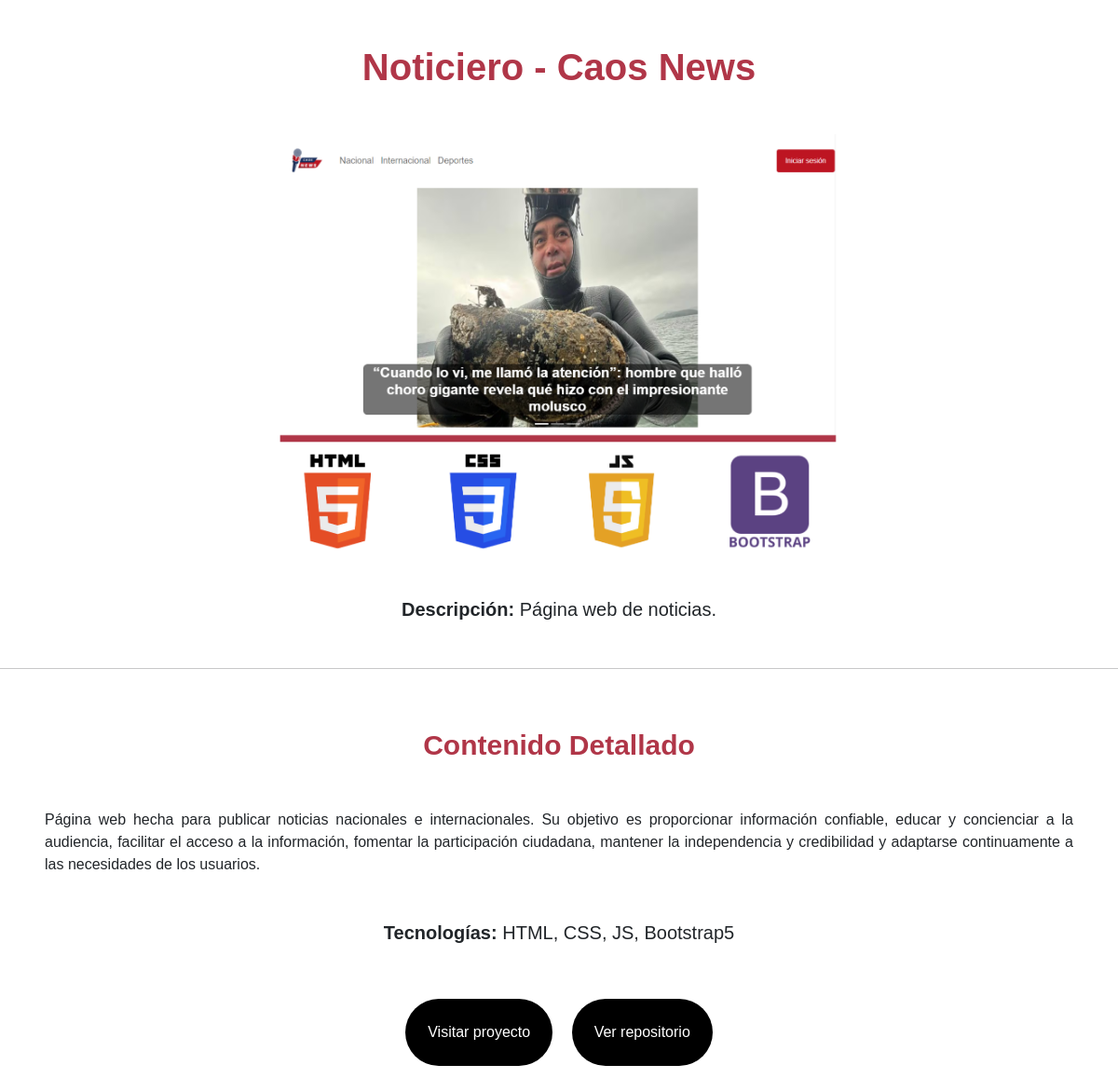
Screenshot of /proyecto/1/ with the database file from the repository.
### myportfolio/models.py (models this page shows, shortened)
class Proyecto(models.Model):
    titulo = models.CharField(max_length=200)
    imagen = models.ImageField(upload_to='proyectos/')
    descripcion = models.TextField()
    contenido = RichTextField()  # Campo de texto enriquecido#######ETAPA 5
    tecnologias = models.ManyToManyField(Tecnologia)
    link_sitio = models.URLField(max_length=200)
    link_repositorio = models.URLField(max_length=200)
    categoria = models.ForeignKey(Categoria, on_delete=models.CASCADE)

class Tecnologia(models.Model):
    nombre = models.CharField(max_length=100, unique=True)
    def __str__(self):
        return self.nombre

### myportfolio/views.py (the view)
# urls.py: path('proyecto/<int:pk>/', views.proyecto_detalle, name='proyecto_detalle'),  # Nueva URL para el detalle del proyecto
def proyecto_detalle(request, pk):
    proyecto = get_object_or_404(Proyecto, pk=pk)
    return render(request, 'proyecto_detalle.html', {'proyecto': proyecto})

### myportfolio/templates/proyecto_detalle.html
{% extends 'base_generic.html' %}
{% block content %}
  <div class="contenedor mt-5 mb-5">
    <h2 class="text-center mb-5 titulo_detalle">{{ proyecto.titulo }}</h2>
    <img src="{{ proyecto.imagen.url }}" alt="{{ proyecto.titulo }}" class="img-fluid d-block mx-auto img-responsiva">
    <p class="text-center m-5"><strong>Descripción:</strong> {{ proyecto.descripcion }}</p>
    <hr>
    <div>
      <h3 class="text-center pt-5 subtitulo_detalle">Contenido Detallado</h3>
      <div class="m-5 contenido_detalle">{{ proyecto.contenido|safe }}</div>
    </div>
    <p class="text-center"><strong>Tecnologías:</strong> {{ proyecto.tecnologias.all|join:", " }}</p>
    <div class="text-center mt-5">
      <a href="{{ proyecto.link_sitio }}" class="btnVisita p-4 m-2">Visitar proyecto</a>
      <a href="{{ proyecto.link_repositorio }}" class="btnRepo p-4 m-2">Ver repositorio</a>
    </div>
  </div>
{% endblock %}

### myportfolio/static/css/styles.css (style rules this page uses)
* { font-family: "Montserrat", sans-serif; }
body { overflow: auto; overflow-x: hidden; }
div { display: block; unicode-bidi: isolate; }
p { font-size: 20px; padding-left: 50px; padding-right: 50px; }
.btnVisita { background-color: black ; color:#fff; padding: 8px 12px; align-items: center; border-radius: 50px; text-align: center; justify-content: center; text-decoration: none; display: inline-block; cursor: pointer; border: none; }
.btnRepo { background-color: black ; color:#fff; padding: 8px 12px; align-items: center; border-radius: 50px; text-align: center; justify-content: center; text-decoration: none; display: inline-block; cursor: pointer; border: none; }

### myportfolio/static/css/styles_proyectos.css (style rules this page uses)
* { font-family: "Montserrat", sans-serif; }
body { overflow: auto; overflow-x: hidden; }
div { display: block; unicode-bidi: isolate; }
.titulo_detalle { font-weight: bold; color:#B03648; font-size: 40px; }
.subtitulo_detalle { font-weight: bold; color:#B03648; font-size: 30px; }
.contenido_detalle { text-align: justify; padding: 0px; }
big { font-size: 16px; }
.img-responsiva { width: 100%; max-width: 600px; }
p { font-size: 20px; }

### rows the page displays
Proyecto: titulo "Noticiero - Caos News", imagen (picture), descripcion "Página web de noticias.", contenido "Página web hecha para publicar noticias nacionales e internacionales. Su objetivo es proporcionar información confiable, educar y concienciar a la audiencia, facilitar el acceso a la información, fomentar la participación ciudadana, mantener la independencia y credibilidad y adaptarse continuamente a las necesidades de los usuarios.", tecnologias.all "HTML, CSS, JS, Bootstrap5"
